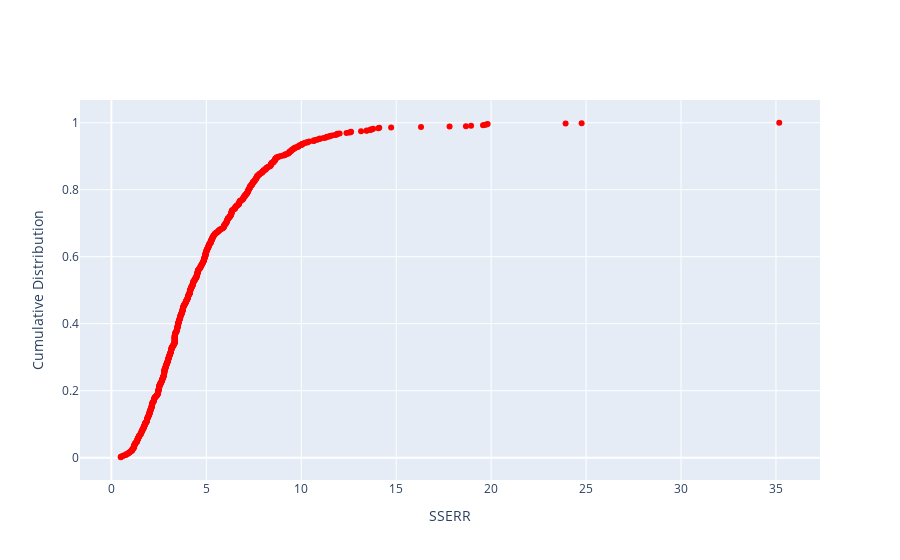

The code cell stored with this chart in its notebook:
### Markdown cell above
## Steady State Energy Release Rate

### Code cell
import plotly.graph_objects as go
import pandas as pd
import numpy as np

# Plot cumulative distribution of coupled criterion
sserr = df["sserr_result"][~np.isnan(df["sserr_result"])]
sorted_sserr = np.sort(sserr)
cdf = np.arange(1, len(sorted_sserr) + 1) / len(sorted_sserr)

fig = go.Figure()
fig.add_trace(go.Scatter(x=sorted_sserr, y=cdf, mode="markers", name="SSERR", marker=dict(color="red")))
fig.update_layout(xaxis_title="SSERR", yaxis_title="Cumulative Distribution")
fig.show()

### Figure 1 — Plotly figure (JSON) as saved in the notebook; plotly's stock layout.template omitted (floating-point values rounded to 4 significant figures; data arrays with more than 128 entries replaced by an {"elided": "..."} marker saying what was removed)
{"data": [{"marker": {"color": "red"}, "mode": "markers", "name": "SSERR", "type": "scatter", "x": {"elided": "785 float values"}, "y": {"elided": "785 float values"}}], "layout": {"xaxis": {"title": {"text": "SSERR"}}, "yaxis": {"title": {"text": "Cumulative Distribution"}}}}
